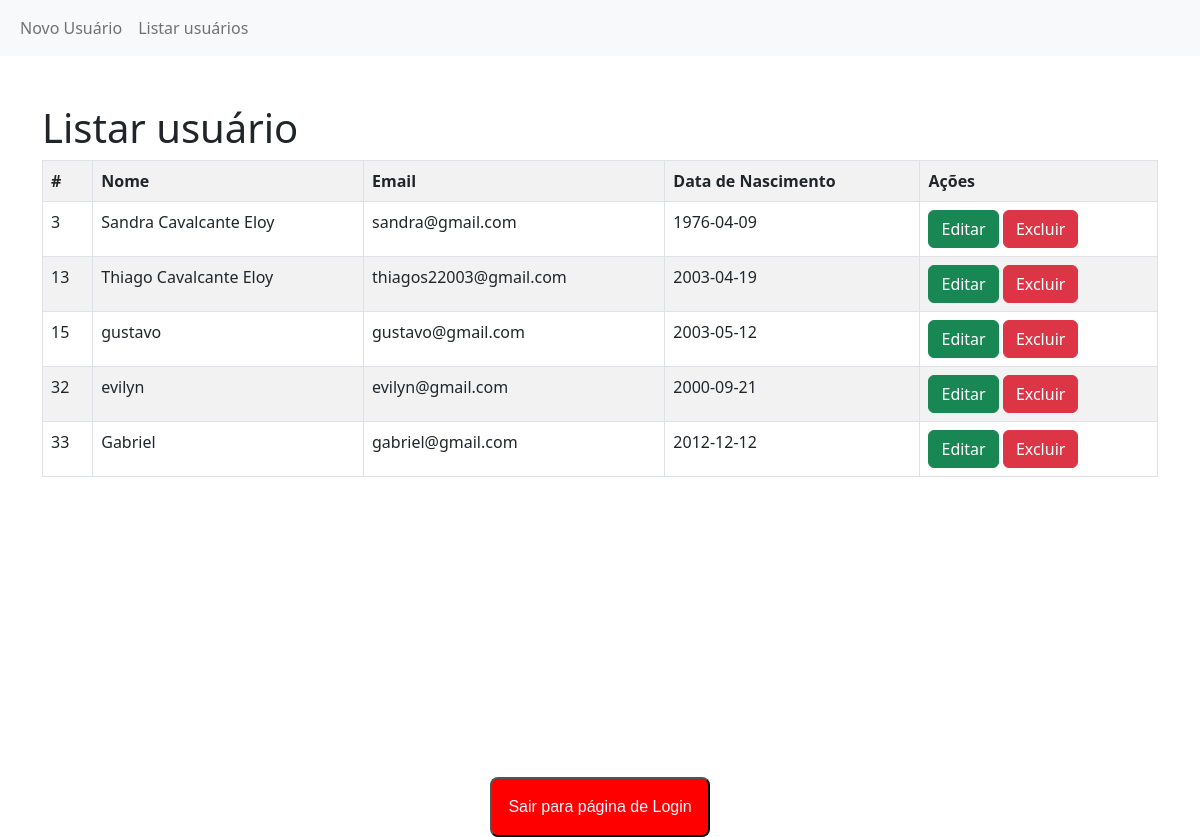
The app's page /index2.php?page=listar with its own data.
### tables this page shows
CREATE TABLE `usuarios` (
  `id` int(10) UNSIGNED NOT NULL,
  `name` varchar(140) DEFAULT NULL,
  `nome` varchar(50) NOT NULL,
  `email` varchar(255) NOT NULL,
  `senha` varchar(255) NOT NULL,
  `data_nasc` date NOT NULL
);

### listar-usuario.php (the view)
<h1>Listar usuário</h1>
<?php
    $sql = "SELECT * FROM usuarios";
    $res = $mysqli->query($sql);
    $qtd = $res-> num_rows;
    if($qtd > 0){
        print "<table class='table table-hover table-striped table-bordered' >";
        print "<tr>";
            print "<th>#</th>";
            print "<th>Nome</th>";
            print "<th>Email</th>";
            print "<th>Data de Nascimento</th>";
            print "<th>Ações</th>";
            print "</tr>";
        while($row = $res->fetch_object()){
            print "<tr>";
            print "<td>".$row->id."</td>";
            print "<td>".$row->nome."</td>";
            print "<td>".$row->email."</td>";
            print "<td>".$row->data_nasc."</td>";
            print "<td>
                    <button onclick=\"
                    location.href='?page=editar&id=".$row->id."';\"
                    class=' btn btn-success'>Editar</button>
                    <button onclick=\"if(confirm('Tem certeza que deseja excluir?')){location.href='?page=salvar&acao=excluir&id=".$row->id."';}else{false;}
                    \"class=' btn btn-danger'>Excluir</button>
                    </td>";
        print "</tr>";
        }
        print "</table>";
    }else{
        print "<p class=' alert alert-danger'>Não econtrou resultados!</p>";
        }
  ?>

### index2.php (shortened to what this page needs)
<!DOCTYPE html>
<html lang="pt-BR">
  <head>
    <link href="css/bootstrap.min.css" rel="stylesheet" >
  </head>
  <body>
  <nav class="navbar navbar-expand-lg bg-light">
  <div class="container-fluid">
    <div class="collapse navbar-collapse" id="navbarNav">
      <ul class="navbar-nav">
        <li class="nav-item">
          <a class="nav-link" href="?page=novo">Novo Usuário</a>
        </li>
        <li class="nav-item">
          <a class="nav-link" href="?page=listar">Listar usuários</a>
      </ul>
    </div>
  </div>
</nav>
      <div class="container">
          <div class="row">
              <div class="col mt-5">
                <?php
                include("config.php");
                switch(@$_REQUEST["page"]){
                    case "listar":
                 include("listar-usuario.php");
                    break;
    }
?>
    <div class="botao">
    <button ><a href="index.php">Sair para página de Login</a></button>
    </div>
  </body>
</html>

### index2.php (style rules this page uses)
.botao { align-items: center; justify-content: center; color: aliceblue; border-radius: 8px; display: flex; margin-top: 300px; }
.botao button { color: aliceblue; cursor: pointer; background-color: red; border-radius: 8px; padding: 1rem; font-family: 'Franklin Gothic Medium', 'Arial Narrow', Arial, sans-serif; }
.botao a { text-decoration: none; color: aliceblue; }

### records on screen
usuarios: id "3", nome "Sandra Cavalcante Eloy", email "sandra@gmail.com", data_nasc "1976-04-09"
usuarios: id "13", nome "Thiago Cavalcante Eloy", email "thiagos22003@gmail.com", data_nasc "2003-04-19"
usuarios: id "15", nome "gustavo", email "gustavo@gmail.com", data_nasc "2003-05-12"
usuarios: id "32", nome "evilyn", email "evilyn@gmail.com", data_nasc "2000-09-21"
usuarios: id "33", nome "Gabriel", email "gabriel@gmail.com", data_nasc "2012-12-12"
